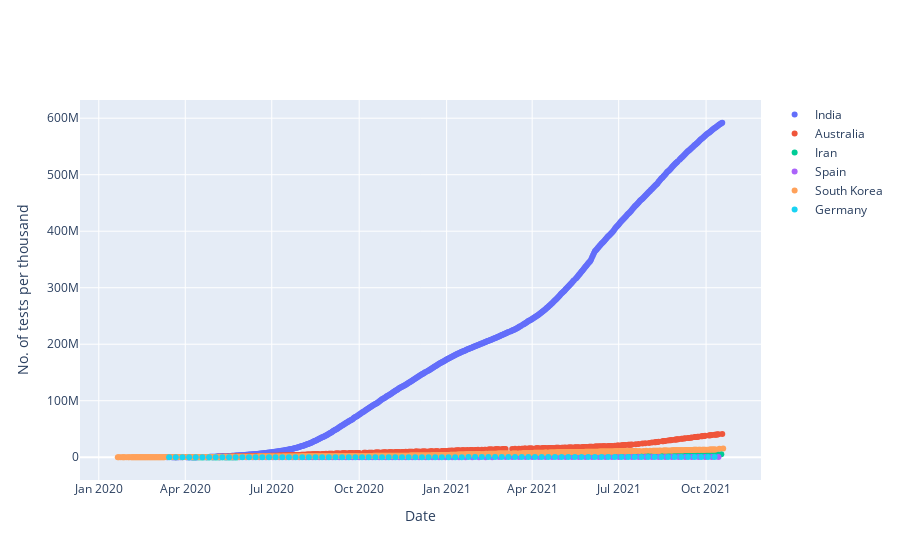

The notebook cell this image was saved under:
### Code cell
import plotly.graph_objects as go
plot = go.Figure(data=[go.Scatter(
    x = test_india_df['Day'],
    y = test_india_df['total_tests'],
    name='India',
    mode = 'markers',)
])
plot.update_xaxes(title_text="Date")
plot.update_yaxes(title_text="No. of tests per thousand")     
plot.add_trace(go.Scatter(x = test_australia_df['Day'],
    y = test_australia_df['total_tests'],
                    mode='markers',
                    name='Australia'))
plot.add_trace(go.Scatter(x = test_iran_df['Day'],
    y = test_south_korea_df['total_tests'],
                    mode='markers',
                    name='Iran'))
plot.add_trace(go.Scatter(x = test_spain_df['Day'],
    y = test_south_korea_df['total_tests'],
                    mode='markers',
                    name='Spain'))
plot.add_trace(go.Scatter(x = test_south_korea_df['Day'],
    y = test_south_korea_df['total_tests'],
                    mode='markers',
                    name='South Korea'))
plot.add_trace(go.Scatter(x = test_germany_df['Day'],
    y = test_south_korea_df['total_tests'],
                    mode='markers',
                    name='Germany'))
plot.show()

### Figure 1 — Plotly figure (JSON) as saved in the notebook; plotly's stock layout.template omitted (floating-point values rounded to 4 significant figures; data arrays with more than 128 entries replaced by an {"elided": "..."} marker saying what was removed)
{"data": [{"mode": "markers", "name": "India", "type": "scatter", "x": {"elided": "568 str values"}, "y": {"elided": "568 int values"}}, {"mode": "markers", "name": "Australia", "type": "scatter", "x": {"elided": "405 str values"}, "y": {"elided": "405 int values"}}, {"mode": "markers", "name": "Iran", "type": "scatter", "x": {"elided": "344 str values"}, "y": {"elided": "568 int values"}}, {"mode": "markers", "name": "Spain", "type": "scatter", "x": ["2020-04-13", "2020-04-23", "2020-04-30", "2020-05-07", "2020-05-14", "2020-05-21", "2020-05-28", "2020-06-04", "2020-06-11", "2020-06-18", "2020-06-25", "2020-07-02", "2020-07-09", "2020-07-16", "2020-07-23", "2020-07-30", "2020-08-06", "2020-08-13", "2020-08-20", "2020-08-27", "2020-09-03", "2020-09-10", "2020-09-17", "2020-09-24", "2020-10-01", "2020-10-08", "2020-10-15", "2020-10-22", "2020-10-29", "2020-11-05", "2020-11-12", "2020-11-19", "2020-11-26", "2020-12-03", "2020-12-10", "2020-12-17", "2020-12-24", "2020-12-31", "2021-01-07", "2021-01-14", "2021-01-21", "2021-01-28", "2021-02-04", "2021-02-11", "2021-02-18", "2021-02-25", "2021-03-04", "2021-03-11", "2021-03-18", "2021-03-25", "2021-04-01", "2021-04-08", "2021-04-15", "2021-04-22", "2021-04-29", "2021-05-06", "2021-05-13", "2021-05-20", "2021-05-27", "2021-06-03", "2021-06-10", "2021-06-17", "2021-06-24", "2021-07-01", "2021-07-08", "2021-07-15", "2021-07-22", "2021-07-29", "2021-08-05", "2021-08-12", "2021-08-19", "2021-08-26", "2021-09-02", "2021-09-09", "2021-09-16", "2021-09-23", "2021-09-30", "2021-10-07", "2021-10-14"], "y": {"elided": "568 int values"}}, {"mode": "markers", "name": "South Korea", "type": "scatter", "x": {"elided": "568 str values"}, "y": {"elided": "568 int values"}}, {"mode": "markers", "name": "Germany", "type": "scatter", "x": ["2020-03-15", "2020-03-22", "2020-03-29", "2020-04-05", "2020-04-12", "2020-04-19", "2020-04-26", "2020-05-03", "2020-05-10", "2020-05-17", "2020-05-24", "2020-05-31", "2020-06-07", "2020-06-14", "2020-06-21", "2020-06-28", "2020-07-05", "2020-07-12", "2020-07-19", "2020-07-26", "2020-08-02", "2020-08-09", "2020-08-16", "2020-08-23", "2020-08-30", "2020-09-06", "2020-09-13", "2020-09-20", "2020-09-27", "2020-10-04", "2020-10-11", "2020-10-18", "2020-10-25", "2020-11-01", "2020-11-08", "2020-11-15", "2020-11-22", "2020-11-29", "2020-12-06", "2020-12-13", "2020-12-20", "2020-12-27", "2021-01-03", "2021-01-10", "2021-01-17", "2021-01-24", "2021-01-31", "2021-02-07", "2021-02-14", "2021-02-21", "2021-02-28", "2021-03-07", "2021-03-14", "2021-03-21", "2021-03-28", "2021-04-04", "2021-04-11", "2021-04-18", "2021-04-25", "2021-05-02", "2021-05-09", "2021-05-16", "2021-05-23", "2021-05-30", "2021-06-06", "2021-06-13", "2021-06-20", "2021-06-27", "2021-07-04", "2021-07-11", "2021-07-18", "2021-07-25", "2021-08-01", "2021-08-08", "2021-08-15", "2021-08-22", "2021-08-29", "2021-09-05", "2021-09-12", "2021-09-19", "2021-09-26", "2021-10-03", "2021-10-10"], "y": {"elided": "568 int values"}}], "layout": {"xaxis": {"title": {"text": "Date"}}, "yaxis": {"title": {"text": "No. of tests per thousand"}}}}
